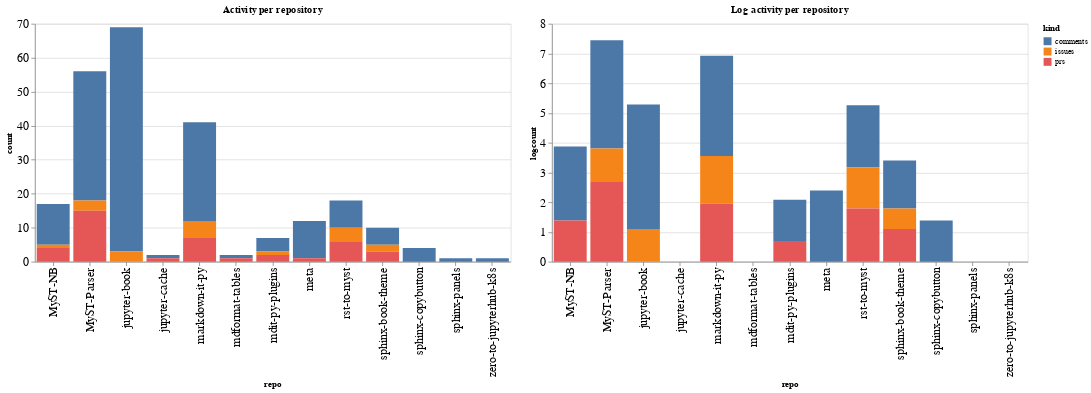

Notebook code cell kept with this figure:
### Code cell
ch1 = alt.Chart(repo_summaries, width=600, title="Activity per repository").mark_bar().encode(
    x='repo',
    y='count',
    color='kind',
    tooltip="kind"
)

ch2 = alt.Chart(repo_summaries, width=600, title="Log activity per repository").mark_bar().encode(
    x='repo',
    y='logcount',
    color='kind',
    tooltip="kind"
)

ch1 | ch2

### Figure 1 — Vega-Lite specification as saved in the notebook (floating-point values rounded to 4 significant figures)
{"config": {"axisLeft": {"labelFontSize": 15}, "axisBottom": {"labelFontSize": 15}}, "hconcat": [{"mark": "bar", "encoding": {"color": {"type": "nominal", "field": "kind"}, "tooltip": {"type": "nominal", "field": "kind"}, "x": {"type": "nominal", "field": "repo"}, "y": {"type": "quantitative", "field": "count"}}, "title": "Activity per repository", "width": 600}, {"mark": "bar", "encoding": {"color": {"type": "nominal", "field": "kind"}, "tooltip": {"type": "nominal", "field": "kind"}, "x": {"type": "nominal", "field": "repo"}, "y": {"type": "quantitative", "field": "logcount"}}, "title": "Log activity per repository", "width": 600}], "data": {"name": "data-7db55d975120edbb8576c43311acc1a2"}, "$schema": "https://vega.github.io/schema/vega-lite/v4.8.1.json", "datasets": {"data-7db55d975120edbb8576c43311acc1a2": [{"repo": "MyST-NB", "kind": "comments", "count": 12, "logcount": 2.485}, {"repo": "MyST-NB", "kind": "issues", "count": 1, "logcount": 0.0}, {"repo": "MyST-NB", "kind": "prs", "count": 4, "logcount": 1.386}, {"repo": "MyST-Parser", "kind": "comments", "count": 38, "logcount": 3.638}, {"repo": "MyST-Parser", "kind": "issues", "count": 3, "logcount": 1.099}, {"repo": "MyST-Parser", "kind": "prs", "count": 15, "logcount": 2.708}, {"repo": "jupyter-book", "kind": "comments", "count": 66, "logcount": 4.19}, {"repo": "jupyter-book", "kind": "issues", "count": 3, "logcount": 1.099}, {"repo": "jupyter-cache", "kind": "comments", "count": 1, "logcount": 0.0}, {"repo": "jupyter-cache", "kind": "prs", "count": 1, "logcount": 0.0}, {"repo": "markdown-it-py", "kind": "comments", "count": 29, "logcount": 3.367}, {"repo": "markdown-it-py", "kind": "issues", "count": 5, "logcount": 1.609}, {"repo": "markdown-it-py", "kind": "prs", "count": 7, "logcount": 1.946}, {"repo": "mdformat-tables", "kind": "comments", "count": 1, "logcount": 0.0}, {"repo": "mdformat-tables", "kind": "prs", "count": 1, "logcount": 0.0}, {"repo": "mdit-py-plugins", "kind": "comments", "count": 4, "logcount": 1.386}, {"repo": "mdit-py-plugins", "kind": "issues", "count": 1, "logcount": 0.0}, {"repo": "mdit-py-plugins", "kind": "prs", "count": 2, "logcount": 0.6931}, {"repo": "meta", "kind": "comments", "count": 11, "logcount": 2.398}, {"repo": "meta", "kind": "prs", "count": 1, "logcount": 0.0}, {"repo": "rst-to-myst", "kind": "comments", "count": 8, "logcount": 2.079}, {"repo": "rst-to-myst", "kind": "issues", "count": 4, "logcount": 1.386}, {"repo": "rst-to-myst", "kind": "prs", "count": 6, "logcount": 1.792}, {"repo": "sphinx-book-theme", "kind": "comments", "count": 5, "logcount": 1.609}, {"repo": "sphinx-book-theme", "kind": "issues", "count": 2, "logcount": 0.6931}, {"repo": "sphinx-book-theme", "kind": "prs", "count": 3, "logcount": 1.099}, {"repo": "sphinx-copybutton", "kind": "comments", "count": 4, "logcount": 1.386}, {"repo": "sphinx-panels", "kind": "comments", "count": 1, "logcount": 0.0}, {"repo": "zero-to-jupyterhub-k8s", "kind": "comments", "count": 1, "logcount": 0.0}]}}
